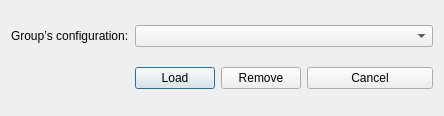
<?xml version="1.0" encoding="UTF-8"?>
<ui version="4.0">
 <class>GroupSelectionDialog</class>
 <widget class="QDialog" name="GroupSelectionDialog">
  <property name="geometry">
   <rect>
    <x>0</x>
    <y>0</y>
    <width>444</width>
    <height>116</height>
   </rect>
  </property>
  <property name="windowTitle">
   <string>Group selection</string>
  </property>
  <layout class="QGridLayout" name="gridLayout_2">
   <item row="0" column="0">
    <widget class="QLabel" name="label">
     <property name="text">
      <string>Group’s configuration:</string>
     </property>
    </widget>
   </item>
   <item row="0" column="1">
    <widget class="QComboBox" name="groupCB">
     <property name="sizePolicy">
      <sizepolicy hsizetype="Expanding" vsizetype="Fixed">
       <horstretch>0</horstretch>
       <verstretch>0</verstretch>
      </sizepolicy>
     </property>
    </widget>
   </item>
   <item row="1" column="1">
    <layout class="QHBoxLayout" name="horizontalLayout">
     <item>
      <widget class="QPushButton" name="loadPB">
       <property name="enabled">
        <bool>true</bool>
       </property>
       <property name="sizePolicy">
        <sizepolicy hsizetype="Fixed" vsizetype="Fixed">
         <horstretch>0</horstretch>
         <verstretch>0</verstretch>
        </sizepolicy>
       </property>
       <property name="text">
        <string>Load</string>
       </property>
       <property name="icon">
        <iconset theme="document-open">
         <normaloff>.</normaloff>.</iconset>
       </property>
      </widget>
     </item>
     <item>
      <widget class="QPushButton" name="removePB">
       <property name="sizePolicy">
        <sizepolicy hsizetype="Fixed" vsizetype="Fixed">
         <horstretch>0</horstretch>
         <verstretch>0</verstretch>
        </sizepolicy>
       </property>
       <property name="text">
        <string>Remove</string>
       </property>
       <property name="icon">
        <iconset theme="edit-delete">
         <normaloff>.</normaloff>.</iconset>
       </property>
      </widget>
     </item>
     <item>
      <widget class="QPushButton" name="cancelPB">
       <property name="text">
        <string>Cancel</string>
       </property>
       <property name="icon">
        <iconset theme="window-close">
         <normaloff>.</normaloff>.</iconset>
       </property>
      </widget>
     </item>
    </layout>
   </item>
  </layout>
 </widget>
 <resources/>
 <connections/>
</ui>
